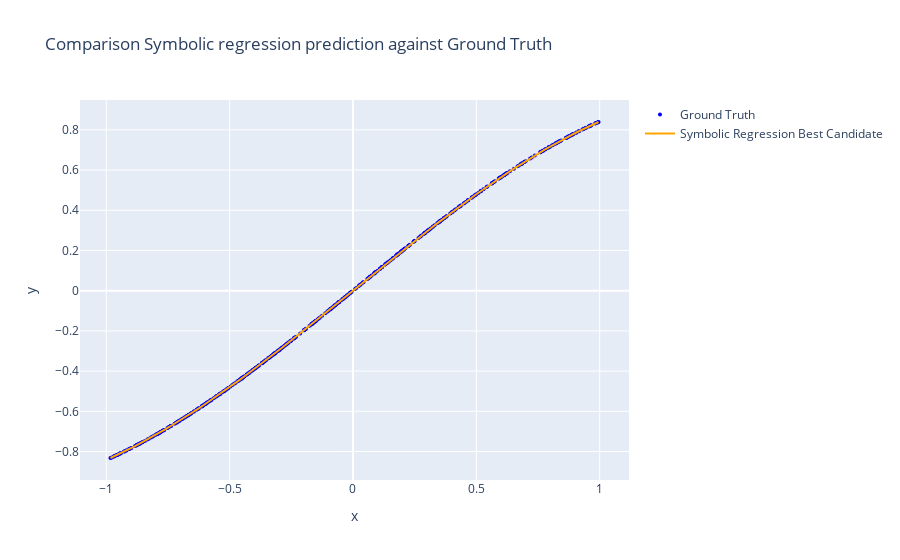

Notebook cell for this chart:
### Markdown cell above
## 17. Generate plots

### Code cell
if features.shape[1] == 2:
    plot_3D(best_p, features, target,problem)

if features.shape[1] == 1:
    plot_2D(best_p, features, target,problem)
